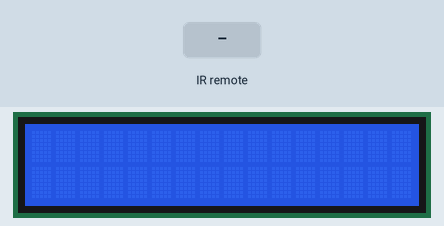
Bench run of a sketch on a simulated Arduino Uno, built with avr-gcc and run on an emulated ATmega328P. On the bench: 16×2 character LCD. Inputs (shaded band) come from the test bench. What the sketch prints to the serial monitor is not drawn.

Above: at 1.2 s.
1.3 s: infrared code 0xFF38C7 received
At 2.1 s:
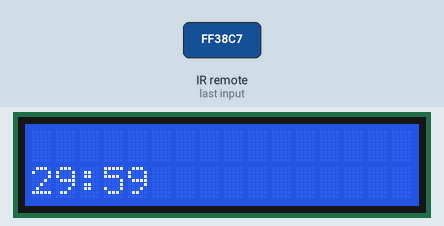
At 4.0 s:
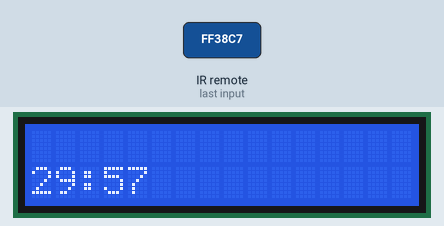
Timing chart, 0 to 5.5 s (numbered marks = the images above; inputs shaded):
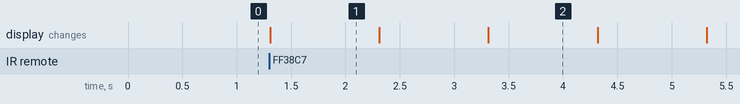

The sketch:

POMODORO.ino
```cpp
#include <LiquidCrystal.h>
#include <IRremote.h>
#define receptor 11
IRrecv recIR(receptor);
decode_results resultado;
LiquidCrystal lcd(7,6,5,4,3,2);

int segundos = 0;
int minutos = 30;
bool estado=false;

void setup() {

lcd.begin(16,2);
recIR.enableIRIn();
Serial.begin(9600);
}
//0 - PAUSA // OK PARA INICIAR TODOS OS TIMERS // OK=FF38C7 // 0=FF9867 // 1=FFA25D


void loop() {

 if(recIR.decode(&resultado)){
  Serial.println(resultado.value, HEX);
if(resultado.value==0xFF38C7){
    estado=true;
  }
  if(resultado.value==0xFF9867){
    estado=false;
  }


    if(estado=true){
      conta();
    }
    if(estado=false){
      pausa();
    }


 }

}

void conta(){
//digitalWrite(saida,HIGH);
segundos--;
lcd.clear();
lcd.setCursor(0,1);
if(minutos<10){ lcd.print("0");}
lcd.print(minutos);
lcd.print(":");
  if(segundos<10){ lcd.print("0");}
lcd.print(segundos);
if(segundos==0){
  segundos=60;
  minutos--;
}
if(segundos==-1){
  segundos=59;
  minutos--;
  lcd.clear();
lcd.setCursor(0,1);
lcd.print(minutos);
lcd.print(":59");
}
  if(minutos<0){
  fim();
}

delay(1000);
}


void pausa(){

lcd.clear();
lcd.setCursor(0,1);
if(minutos<10){ lcd.print("0");}
lcd.print(minutos);
lcd.print(":");
if(segundos<10){ lcd.print("0");}
lcd.print(segundos);
lcd.print("   Parado");
delay(200);

}

void fim(){
lcd.clear();
lcd.setCursor(0,0);
lcd.print("Tempo");
lcd.setCursor(0,1);
lcd.print("Finalizado");
minutos=0;
segundos=0;
}
```

Measured:
- after the input at 1.3 s, the display: changes at once (image 1)
